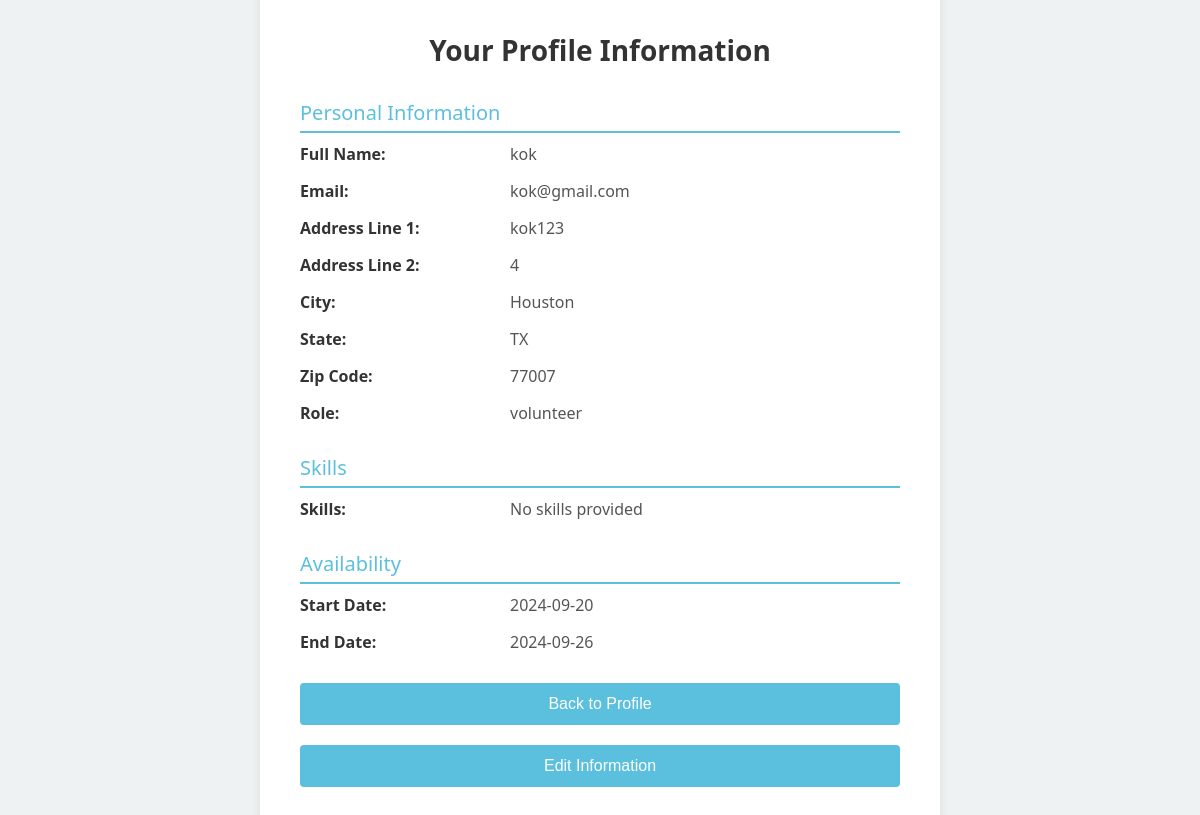
The page /show_profile_info (signed in) on the database as committed earlier.
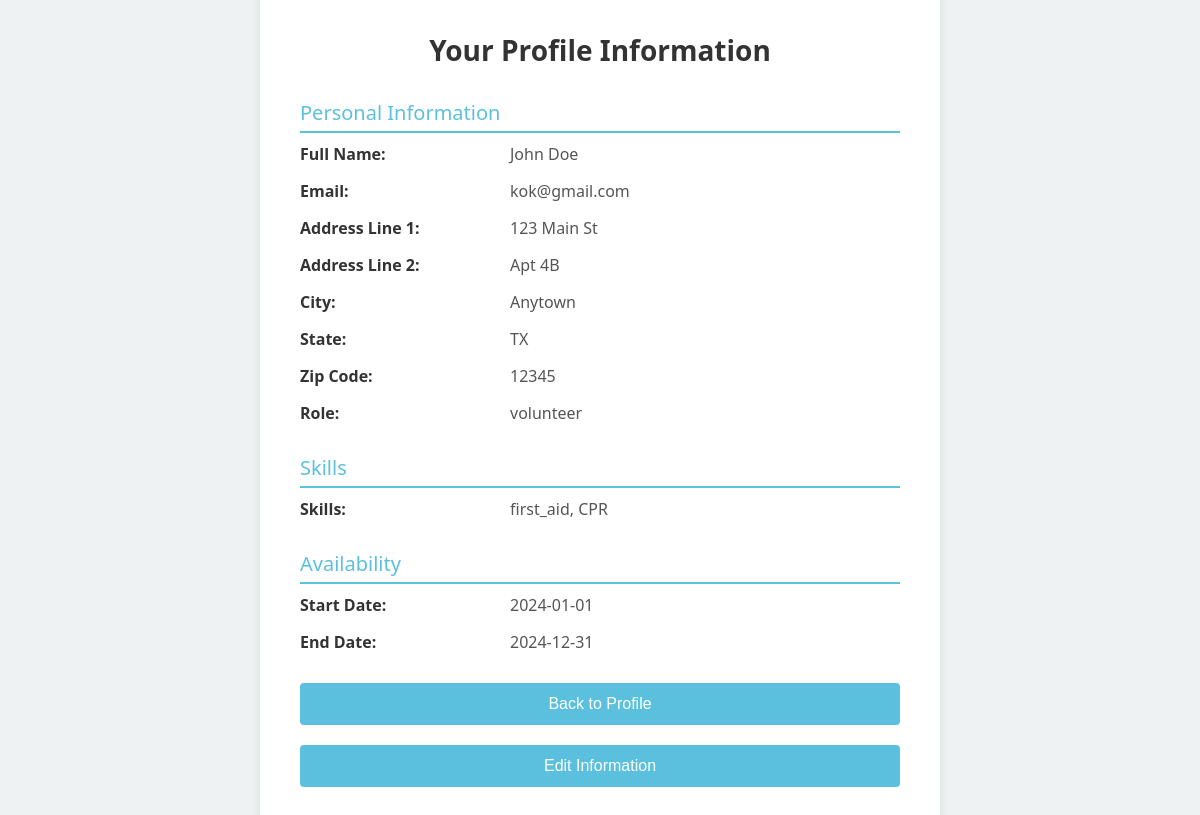
The same page on the database as committed later.
### tables this page shows
CREATE TABLE "Users" (
    id INTEGER PRIMARY KEY AUTOINCREMENT,
    email TEXT NOT NULL UNIQUE,
    password TEXT NOT NULL,
    full_name TEXT,
    address_1 TEXT,
    address_2 TEXT,
    city TEXT,
    state TEXT,
    zip_code TEXT,
    role TEXT CHECK(role IN ('volunteer', 'admin')) DEFAULT 'volunteer',
    skills TEXT,  -- Ensure skills is set as TEXT
    availability_start DATE,
    availability_end DATE
);

### server.py (the view)
@app.route('/show_profile_info')
def show_profile_info():
    if 'user_id' not in session:
        return redirect(url_for('splash_screen'))
    user_query = "SELECT * FROM Users WHERE id = :user_id"
    user_df = pd.read_sql(user_query, engine, params={'user_id': session['user_id']})
    if user_df.empty:
        return "User not found."
    user = user_df.iloc[0].to_dict()
    user['skills'] = user.get('skills', '')
    user['skills'] = user['skills'].split(',') if user['skills'] else []
    user['availability_start'] = user.get('availability_start', '') if pd.notna(user.get('availability_start')) else None
    user['availability_end'] = user.get('availability_end', '') if pd.notna(user.get('availability_end')) else None
    return render_template('profile_info.html', user=user)

### templates/profile_info.html (shortened to what this page needs)
<!DOCTYPE html>
<html lang="en">
<head>
</head>
<body>
    <div class="profile-container">
        <h1>Your Profile Information</h1>
        <div class="section-title">Personal Information</div>
        <div class="profile-details">
            <p><strong>Full Name:</strong></p>
            <p>{{ user['full_name'] }}</p>
            <p><strong>Email:</strong></p>
            <p>{{ user['email'] }}</p>
            <p><strong>Address Line 1:</strong></p>
            <p>{{ user['address_1'] }}</p>
            {% if user['address_2'] %}
                <p><strong>Address Line 2:</strong></p>
                <p>{{ user['address_2'] }}</p>
            {% endif %}
            <p><strong>City:</strong></p>
            <p>{{ user['city'] }}</p>
            <p><strong>State:</strong></p>
            <p>{{ user['state'] }}</p>
            <p><strong>Zip Code:</strong></p>
            <p>{{ user['zip_code'] }}</p>
            <p><strong>Role:</strong></p>
            <p>{{ user['role'] }}</p>
        </div>
        <div class="section-title">Skills</div>
        <div class="profile-details">
            <p><strong>Skills:</strong></p>
            {% if user['skills'] %}
                <p>{{ ', '.join(user['skills']) }}</p>
            {% else %}
                <p>No skills provided</p>
            {% endif %}
        </div>
        <div class="section-title">Availability</div>
        <div class="profile-details">
            <p><strong>Start Date:</strong></p>
            <p>{{ user['availability_start'] if user['availability_start'] else 'Not set' }}</p>
            <p><strong>End Date:</strong></p>
            <p>{{ user['availability_end'] if user['availability_end'] else 'Not set' }}</p>
        </div>
        <div class="back-button">
            {% if user['role'] == 'admin' %}
                <form action="{{ url_for('admin_profile') }}">
            {% else %}
                <form action="{{ url_for('volunteer_profile') }}">
            {% endif %}
                <button type="submit">Back to Profile</button>
            </form>
        </div>
        <div class="back-button">
            <form action="{{ url_for('edit_profile') }}">
                <button type="submit">Edit Information</button>
            </form>
        </div>
    </div>
</body>
</html>

Rows that differ between the two databases and show on the page:
changed Users "kok@gmail.com": full_name "kok" → "John Doe"; address_1 "kok123" → "123 Main St"; address_2 "4" → "Apt 4B"; city "Houston" → "Anytown"; zip_code "77007" → "12345"; availability_start "2024-09-20" → "2024-01-01"; availability_end "2024-09-26" → "2024-12-31"
Other text that changed with them:
{{ ', '.join(user['skills']) }}: (not shown) → "first_aid, CPR"
text no longer shown: "No skills provided"
